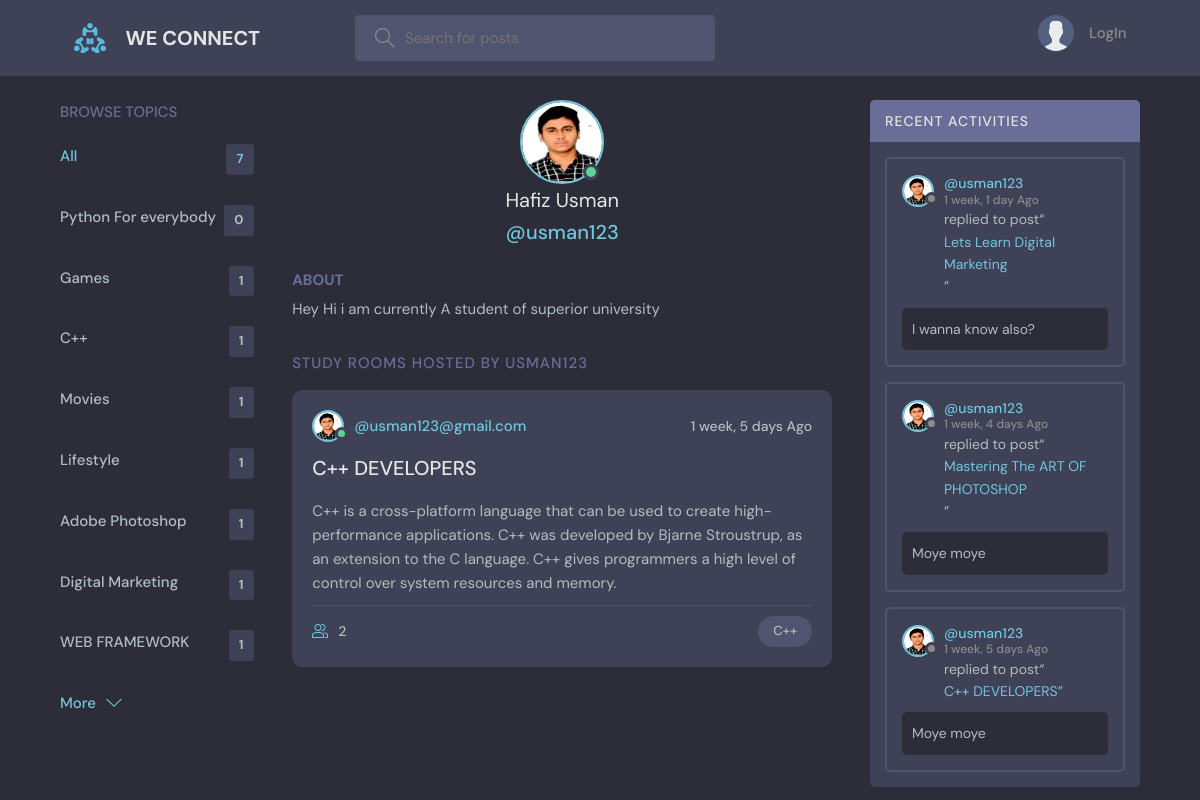
Before: /user-profile/3/ with the older database file.
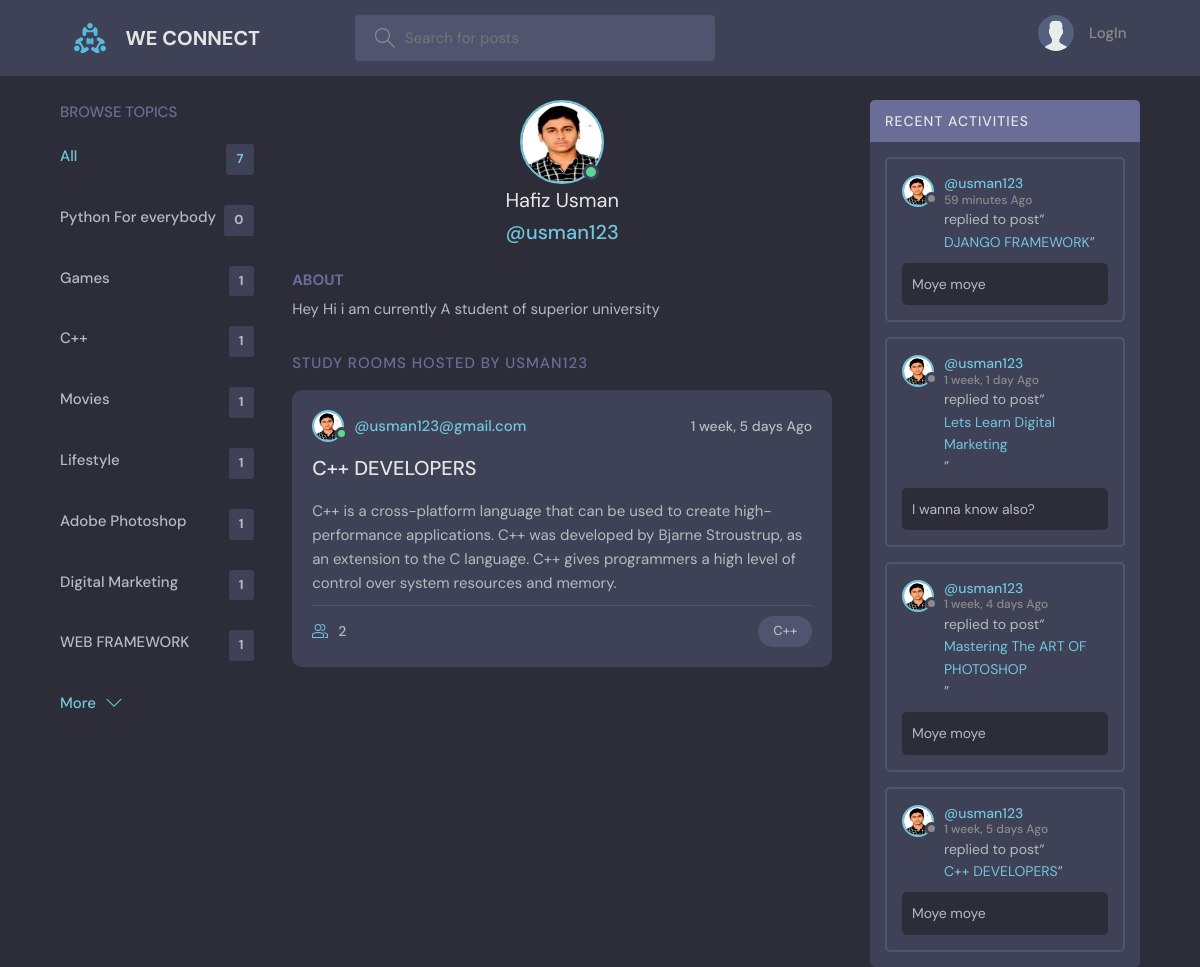
After: the same page with the newer database file.
### chat/models.py (models this page shows, shortened)
class Topic(models.Model):
    name = models.CharField(max_length=200)
    def __str__(self):
        return self.name

class User(AbstractUser):
    name = models.CharField(max_length=200,null=True)
    email = models.EmailField(unique=True,null=True)
    bio = models.TextField(null=True)
    avatar = models.ImageField(null=True,default='avatar.svg')
    USERNAME_FIELD = 'email'
    REQUIRED_FIELDS = []

class room(models.Model):
    host = models.ForeignKey(User,on_delete=models.SET_NULL,null=True)
    topic = models.ForeignKey(Topic,on_delete=models.SET_NULL,null=True)
    name = models.CharField(max_length=200)
    description = models.TextField(null=True,blank=True)
    participants = models.ManyToManyField(User,related_name='participants',blank=True)
    updated = models.DateTimeField(auto_now=True)
    created = models.DateTimeField(auto_now_add=True)
    def __str__(self):
        return self.name
    class Meta:
        ordering = ['-created','-updated']

class Messages(models.Model):
    user = models.ForeignKey(User,on_delete=models.CASCADE)
    Room = models.ForeignKey(room,on_delete=models.CASCADE)
    body = models.TextField(null=True)
    updated = models.DateTimeField(auto_now=True)
    created = models.DateTimeField(auto_now_add=True)
    class Meta:
        ordering = ['-updated','created']

### chat/views.py (the view)
# urls.py: path('user-profile/<str:pk>/',views.user_profile,name = "user-profile"),
def user_profile(request,pk):
    total_rooms = room.objects.count()
    user = User.objects.get(id  =pk)
    rooms = user.room_set.all()
    topics = Topic.objects.all()
    room_messages = user.messages_set.all()
    context = {'user':user,"rooms":rooms,'topics':topics,'room_messages':room_messages,'total_rooms':total_rooms}
    return render(request,"chat/user_profile.html",context)

### chat/templates/chat/user_profile.html (shortened to what this page needs)
{% extends 'base.html' %}
{% block content %}
  <main class="profile-page layout layout--3">
    <div class="container">
      <div class="topics">
        {% include 'chat/topic_component.html' %}
      </div>
      <div class="roomList">
        <div class="profile">
          <div class="profile__avatar">
            <div class="avatar avatar--large active">
              <img src="{{ user.avatar.url }}" />
            </div>
          </div>
          <div class="profile__info">
            <h3>{{ user.name}}<h3>
            <p>@{{ user.username }}</p>
          </div>
          <div class="profile__about">
            <h3>About</h3>
            <p>
             {{ user.bio }}
            </p>
          </div>
        </div>
          {% include 'chat/feed_component.html' %}
      </div>
      <div class="activities">
        {% include 'chat/activity_component.html' %}
      </div>
    </div>
  </main>
{% endblock %}

### templates/base.html (shortened to what this page needs)
{% load static %}
<link rel="stylesheet" type="text/css" href="{% static 'styles/style.css' %}" >
<!DOCTYPE html>
<html lang="en">
  <head>
    {% load static %}
    <link rel="stylesheet" href="{%  static 'styles/style.css' %}" />
  </head>
  <body>
    <header class="header header--loggedIn">
      <div class="container">
        <a href="{% url 'home' %}" class="header__logo">
          <img src={% static 'images/logo.svg' %}/>
          <h1> WE CONNECT</h1>
        </a>
        <form method="GET" class="header__search" action="{% url 'home' %}">
          <label>
            <input name="q" placeholder="Search for posts"  />
          </label>
        </form>
        <nav class="header__menu">
            {% if not request.user.is_authenticated %}
          <a href="{% url 'login' %}">
            <img src="{% static 'images/avatar.svg' %}" />
            <p>LogIn</p>
          </a>
            {% endif %}
        </nav>
      </div>
    </header>
  {% block content %}
  {% endblock %}
</body>
</html>

### chat/templates/chat/topic_component.html
          <div class="topics__header">
            <h2>Browse Topics</h2>
          </div>
          <ul class="topics__list">
            <li>
              <a href="{% url 'home' %}" class="active">All <span>{{ total_rooms }}</span></a>
            </li>
            <li>
            {% for topic in topics %}
              <a href="{% url 'home' %}?q={{ topic.name }}">{{ topic.name }} <span>{{ topic.room_set.all.count }}</span></a>
            {% endfor%}
          </ul>
          <a class="btn btn--link" href="topics.html">
            More
            <svg version="1.1" xmlns="http://www.w3.org/2000/svg" width="32" height="32" viewBox="0 0 32 32">
              <title>chevron-down</title>
              <path d="M16 21l-13-13h-3l16 16 16-16h-3l-13 13z"></path>
            </svg>
          </a>

### chat/templates/chat/feed_component.html (shortened to what this page needs)
{% if page %}
          <div class="mobile-menu">
            <form class="header__search">
              <label>
                <svg version="1.1" xmlns="http://www.w3.org/2000/svg" width="32" height="32" viewBox="0 0 32 32">
                  <title>search</title>
                  <path
                    d="M32 30.586l-10.845-10.845c1.771-2.092 2.845-4.791 2.845-7.741 0-6.617-5.383-12-12-12s-12 5.383-12 12c0 6.617 5.383 12 12 12 2.949 0 5.649-1.074 7.741-2.845l10.845 10.845 1.414-1.414zM12 22c-5.514 0-10-4.486-10-10s4.486-10 10-10c5.514 0 10 4.486 10 10s-4.486 10-10 10z"
                  ></path>
                </svg>
                <input placeholder="Search for posts" />
              </label>
            </form>
            <div class="mobile-menuItems">
              <a class="btn btn--main btn--pill" href="#">Browse Topics</a>
              <a class="btn btn--main btn--pill" href="#">Recent Activities</a>
            </div>
          </div>
          <div class="roomList__header">
            <div>
              <h2>Chat Rooms</h2>
              <p>{{ room_count }} Rooms available</p>
            </div>
            <a class="btn btn--main" href="{% url 'room-create' %}">
              <svg version="1.1" xmlns="http://www.w3.org/2000/svg" width="32" height="32" viewBox="0 0 32 32">
                <title>add</title>
                <path
                  d="M16.943 0.943h-1.885v14.115h-14.115v1.885h14.115v14.115h1.885v-14.115h14.115v-1.885h-14.115v-14.115z"
                ></path>
              </svg>
              Create Room
            </a>
          </div>
          {% for room in rooms %}
          <div class="roomListRoom">
            <div class="roomListRoom__header">
              <a href="{% url 'user-profile' room.host.id %}" class="roomListRoom__author">
                <div class="avatar avatar--small active">
                  <img src="{{ room.host.avatar.url}}" />
                </div>
                <span>@{{ room.host.name }}</span>
              </a>
              <div class="roomListRoom__actions">
                <span>{{ room.created|timesince }} Ago</span>
              </div>
            </div>
            <div class="roomListRoom__content">
              <a href="{% url 'room' room.id %}">{{ room.name }}</a>
              <p>
               {{ room.description }}
              </p>
            </div>
            <div class="roomListRoom__meta">
              <a class="roomListRoom__joined">
                <svg version="1.1" xmlns="http://www.w3.org/2000/svg" width="32" height="32" viewBox="0 0 32 32">
                  <title>user-group</title>
                  <path
                    d="M30.539 20.766c-2.69-1.547-5.75-2.427-8.92-2.662 0.649 0.291 1.303 0.575 1.918 0.928 0.715 0.412 1.288 1.005 1.71 1.694 1.507 0.419 2.956 1.003 4.298 1.774 0.281 0.162 0.456 0.487 0.456 0.85v4.65h-4v2h5c0.553 0 1-0.447 1-1v-5.65c0-1.077-0.56-2.067-1.461-2.584z"
                  ></path>
                  <path
                    d="M22.539 20.766c-6.295-3.619-14.783-3.619-21.078 0-0.901 0.519-1.461 1.508-1.461 2.584v5.65c0 0.553 0.447 1 1 1h22c0.553 0 1-0.447 1-1v-5.651c0-1.075-0.56-2.064-1.461-2.583zM22 28h-20v-4.65c0-0.362 0.175-0.688 0.457-0.85 5.691-3.271 13.394-3.271 19.086 0 0.282 0.162 0.457 0.487 0.457 0.849v4.651z"
                  ></path>
                  <path
                    d="M19.502 4.047c0.166-0.017 0.33-0.047 0.498-0.047 2.757 0 5 2.243 5 5s-2.243 5-5 5c-0.168 0-0.332-0.030-0.498-0.047-0.424 0.641-0.944 1.204-1.513 1.716 0.651 0.201 1.323 0.331 2.011 0.331 3.859 0 7-3.141 7-7s-3.141-7-7-7c-0.688 0-1.36 0.131-2.011 0.331 0.57 0.512 1.089 1.075 1.513 1.716z"
                  ></path>
                  <path
                    d="M12 16c3.859 0 7-3.141 7-7s-3.141-7-7-7c-3.859 0-7 3.141-7 7s3.141 7 7 7zM12 4c2.757 0 5 2.243 5 5s-2.243 5-5 5-5-2.243-5-5c0-2.757 2.243-5 5-5z"
                  ></path>
                </svg>
                {{ room.participants.count }}
              </a>
              <p class="roomListRoom__topic">{{ room.topic }}</p>
            </div>
          </div>
              <p></p>
          {% endfor %}
{% else %}
<div class="roomList__header">
          <div>
            <h2>Study Rooms Hosted by {{ user.username }}</a>
            </h2>
          </div>
        </div>
        {% for room in rooms %}
          <div class="roomListRoom">
            <div class="roomListRoom__header">
              <a href="{% url 'user-profile' room.host.id %}" class="roomListRoom__author">
                <div class="avatar avatar--small active">
                  <img src="{{ room.host.avatar.url}}" />
                </div>
                <span>@{{ room.host }}</span>
              </a>
              <div class="roomListRoom__actions">
                <span>{{ room.created|timesince }} Ago</span>
              </div>
            </div>
            <div class="roomListRoom__content">
              <a href="{% url 'room' room.id %}">{{ room.name }}</a>
              <p>
               {{ room.description }}
              </p>
            </div>
            <div class="roomListRoom__meta">
              <a class="roomListRoom__joined">
                {{ room.participants.count }}
              </a>
              <p class="roomListRoom__topic">{{ room.topic }}</p>
            </div>
          </div>
          {% endfor %}
{% endif %}

### chat/templates/chat/activity_component.html (shortened to what this page needs)
<div class="activities__header">
            <h2>Recent Activities</h2>
          </div>
            {% for message in room_messages %}
          <div class="activities__box">
            <div class="activities__boxHeader roomListRoom__header">
              <a href="{% url 'user-profile' message.user.id %}" class="roomListRoom__author">
                <div class="avatar avatar--small">
                  <img src="{{ message.user.avatar.url }}" />
                </div>
                <p>
                  @{{ message.user.username }}
                  <span>{{ message.created|timesince}} Ago</span>
                </p>
              </a>
            </div>
            <div class="activities__boxContent">
              <p>replied to post“ <a href="{% url 'room' message.Room.id %}">{{ message.Room }}</a>”</p>
              <div class="activities__boxRoomContent">
                  {{ message.body }}
              </div>
            </div>
          </div>
       {% endfor %}

Changed rows visible on the page:
added Messages: user.avatar (picture), user.username "usman123", created "59 minutes", Room "DJANGO FRAMEWORK", body "Moye moye"
